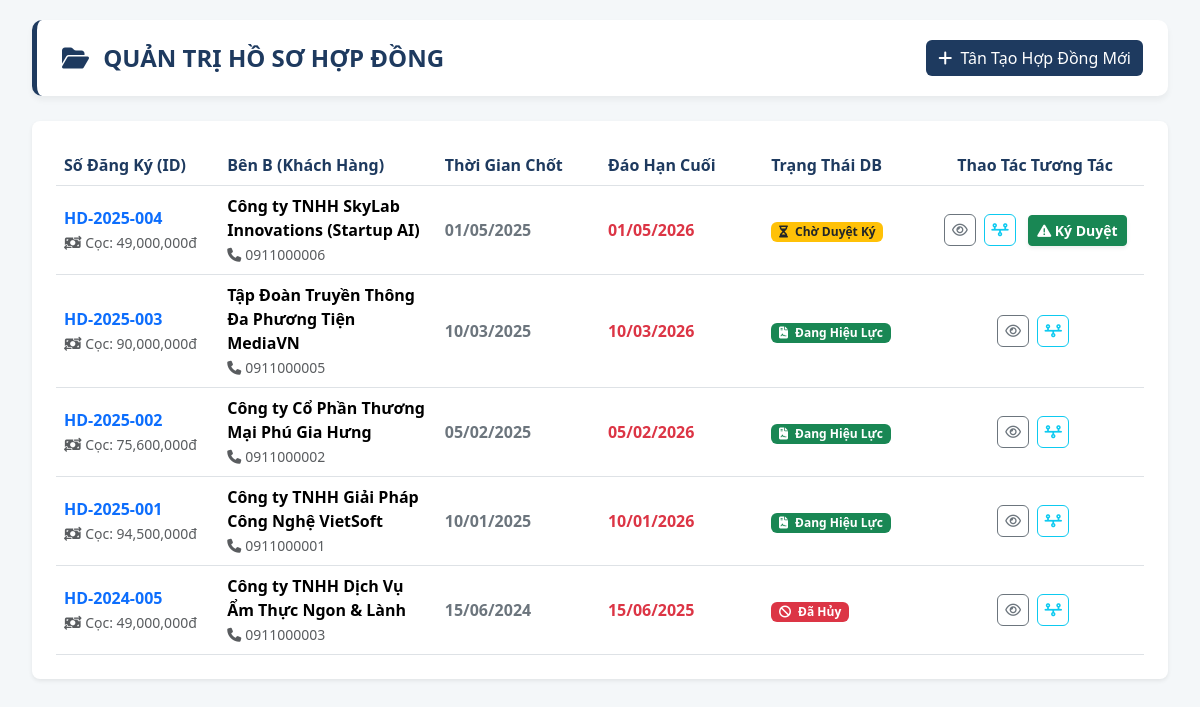
Page /modules/hop_dong/hd_hienthi.php (signed in) on the committed database.
### tables this page shows
CREATE TABLE HOP_DONG (
    soHopDong VARCHAR(50) PRIMARY KEY,
    maKH VARCHAR(20) NOT NULL,
    maNV VARCHAR(20),
    ngayLap DATE,
    ngayBatDau DATE,
    ngayThanhToanDauTien DATE NULL,
    ngayHetHanCuoiCung DATE NULL,
    ngayKetThuc DATE,
    tienTienCoc DECIMAL(15,2) DEFAULT 0.00,
    trangThai TINYINT DEFAULT 1 COMMENT '1: Hieu luc, 0: Ket thuc, 2: Huy, 3: ChoDuyet',
    ngayHuy DATE NULL,
    lyDoHuy TEXT NULL,
    deleted_at DATETIME DEFAULT NULL,
    CONSTRAINT fk_hop_dong_kh FOREIGN KEY (maKH) REFERENCES KHACH_HANG(maKH),
    CONSTRAINT fk_hop_dong_nv FOREIGN KEY (maNV) REFERENCES NHAN_VIEN(maNV)
);

CREATE TABLE KHACH_HANG (
    maKH VARCHAR(20) PRIMARY KEY,
    tenKH VARCHAR(100) NOT NULL,
    cccd VARCHAR(20) UNIQUE,
    sdt VARCHAR(15),
    email VARCHAR(100),
    diaChi TEXT,
    deleted_at DATETIME DEFAULT NULL
);

### modules/hop_dong/hd_hienthi.php (the view, shortened to what this page needs)
<?php
$pdo = Database::getInstance()->getConnection();
try {
    $sql = "
        SELECT h.soHopDong, h.ngayLap, h.ngayBatDau, h.ngayKetThuc, h.trangThai, h.tienTienCoc,
               k.tenKH, k.sdt
        FROM HOP_DONG h
        INNER JOIN KHACH_HANG k ON h.maKH = k.maKH
        WHERE h.deleted_at IS NULL
        ORDER BY h.ngayLap DESC
    ";
    $stmt = $pdo->prepare($sql);
    $stmt->execute();
    $danhSachHD = $stmt->fetchAll(PDO::FETCH_ASSOC);
} catch (PDOException $e) {
    die("Lỗi tải danh sách hợp đồng: " . $e->getMessage());
}
function formatTrangThaiHD($tt) {
    switch ((int)$tt) {
        case 3: return '<span class="badge bg-warning text-dark"><i class="fa-solid fa-hourglass-half me-1"></i> Chờ Duyệt Ký</span>';
        case 1: return '<span class="badge bg-success"><i class="fa-solid fa-file-contract me-1"></i> Đang Hiệu Lực</span>';
        case 2: return '<span class="badge bg-danger"><i class="fa-solid fa-ban me-1"></i> Đã Hủy</span>';
    }
}
?>
<!DOCTYPE html>
<html lang="vi">
<head>
    <link href="https://cdn.jsdelivr.net/npm/bootstrap@5.3.3/dist/css/bootstrap.min.css" rel="stylesheet">
    <link rel="stylesheet" href="https://cdnjs.cloudflare.com/ajax/libs/font-awesome/6.5.1/css/all.min.css">
</head>
<body>
<div class="container-fluid">
    <div class="header-box">
        <h4 class="m-0 fw-bold" style="color: var(--primary)">
            <i class="fa-solid fa-folder-open me-2"></i> QUẢN TRỊ HỒ SƠ HỢP ĐỒNG
        </h4>
        <a href="hd_them.php" class="btn btn-primary" style="background-color: var(--primary); border: none;">
            <i class="fa-solid fa-plus me-1"></i> Tân Tạo Hợp Đồng Mới
        </a>
    </div>
    <div class="card border-0 shadow-sm rounded-3">
        <div class="card-body p-4">
            <div class="table-responsive">
                <table class="table table-hover table-custom align-middle mb-0">
                    <thead>
                        <tr>
                            <th width="15%">Số Đăng Ký (ID)</th>
                            <th width="20%">Bên B (Khách Hàng)</th>
                            <th width="15%">Thời Gian Chốt</th>
                            <th width="15%">Đáo Hạn Cuối</th>
                            <th width="15%">Trạng Thái DB</th>
                            <th width="20%" class="text-center">Thao Tác Tương Tác</th>
                        </tr>
                    </thead>
                    <tbody>
                        <?php if (count($danhSachHD) > 0): ?>
                            <?php foreach ($danhSachHD as $row): ?>
                                <tr>
                                    <td>
                                        <div class="fw-bold text-primary"><?= htmlspecialchars($row['soHopDong']) ?></div>
                                        <small class="text-muted"><i class="fa-solid fa-money-bill-transfer"></i> Cọc: <?= number_format($row['tienTienCoc'],0) ?>đ</small>
                                    </td>
                                    <td>
                                        <div class="fw-bold"><?= htmlspecialchars($row['tenKH']) ?></div>
                                        <small class="text-muted"><i class="fa-solid fa-phone me-1"></i><?= htmlspecialchars($row['sdt']) ?></small>
                                    </td>
                                    <td class="fw-bold text-secondary">
                                        <?= date('d/m/Y', strtotime($row['ngayBatDau'])) ?>
                                    </td>
                                    <td class="fw-bold text-danger">
                                        <?= date('d/m/Y', strtotime($row['ngayKetThuc'])) ?>
                                    </td>
                                    <td>
                                        <?= formatTrangThaiHD($row['trangThai']) ?>
                                    </td>
                                    <td class="text-center">
                                        <a href="hd_chitiet.php?id=<?= urlencode($row['soHopDong']) ?>" class="btn btn-outline-secondary btn-sm btn-action me-1" title="Xem Chi Tiết">
                                            <i class="fa-regular fa-eye"></i>
                                        </a>
                                        <a href="hd_gia_han.php?soHopDong=<?= urlencode($row['soHopDong']) ?>" class="btn btn-outline-info btn-sm btn-action me-1" title="Tiến hành thủ tục Gia Hạn">
                                            <i class="fa-solid fa-timeline"></i>
                                        </a>
                                        <?php if((int)$row['trangThai'] === 3): ?>
                                            <a href="hd_ky.php?id=<?= urlencode($row['soHopDong']) ?>" class="btn btn-success btn-sm px-2 text-white fw-bold shadow-sm ms-1" style="border-radius: 4px;">
                                                <i class="fa-solid fa-triangle-exclamation"></i> Ký Duyệt
                                            </a>
                                        <?php endif; ?>
                                    </td>
                                </tr>
                            <?php endforeach; ?>
                        <?php else: ?>
                            <tr><td colspan="6" class="text-center py-5 text-muted">Hệ thống chưa ghi nhận dòng CSDL Hợp đồng nào.</td></tr>
                        <?php endif; ?>
                    </tbody>
                </table>
            </div>
        </div>
    </div>
</div>
</body>
</html>

### modules/hop_dong/hd_hienthi.php (style rules this page uses)
:root { --primary: #1e3a5f; --accent: #c9a66b; --bg-color: #f4f7f9; }
body { background-color: var(--bg-color); padding: 20px; }
.header-box { display: flex; justify-content: space-between; align-items: center; background: #fff; padding: 20px 25px; border-radius: 10px; box-shadow: 0 4px 6px rgba(0,0,0,0.05); margin-bottom: 25px; border-left: 5px solid var(--primary); }
.table-custom thead { background-color: #f8f9fa; }
.table-custom th { color: var(--primary); font-weight: 700; }
.btn-action { width: 32px; height: 32px; padding: 0; display: inline-flex; justify-content: center; align-items: center; border-radius: 6px; }

### rows in the picture
hop_dong: soHopDong "HD-2025-004", tienTienCoc "49,000,000", maKH.tenKH "Công ty TNHH SkyLab Innovations (Startup AI)", maKH.sdt "0911000006", ngayBatDau "01/05/2025", ngayKetThuc "01/05/2026", trangThai 3 (drawn)
hop_dong: soHopDong "HD-2025-003", tienTienCoc "90,000,000", maKH.tenKH "Tập Đoàn Truyền Thông Đa Phương Tiện MediaVN", maKH.sdt "0911000005", ngayBatDau "10/03/2025", ngayKetThuc "10/03/2026", trangThai 1 (drawn)
hop_dong: soHopDong "HD-2025-002", tienTienCoc "75,600,000", maKH.tenKH "Công ty Cổ Phần Thương Mại Phú Gia Hưng", maKH.sdt "0911000002", ngayBatDau "05/02/2025", ngayKetThuc "05/02/2026", trangThai 1 (drawn)
hop_dong: soHopDong "HD-2025-001", tienTienCoc "94,500,000", maKH.tenKH "Công ty TNHH Giải Pháp Công Nghệ VietSoft", maKH.sdt "0911000001", ngayBatDau "10/01/2025", ngayKetThuc "10/01/2026", trangThai 1 (drawn)
hop_dong: soHopDong "HD-2024-005", tienTienCoc "49,000,000", maKH.tenKH "Công ty TNHH Dịch Vụ Ẩm Thực Ngon & Lành", maKH.sdt "0911000003", ngayBatDau "15/06/2024", ngayKetThuc "15/06/2025", trangThai 2 (drawn)
